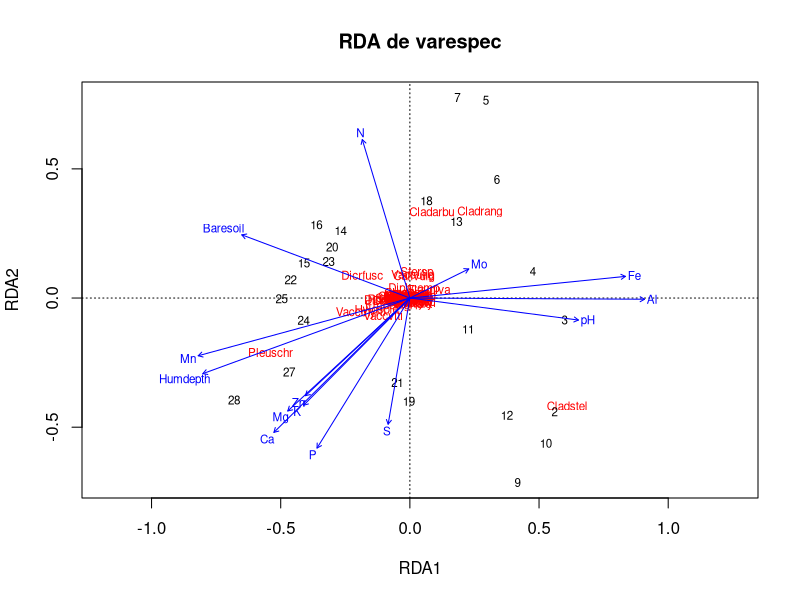

Here is the R script that generated this plot:
# Análisis de Redundancia (RDA)

# Librerías
library(vegan)

# Cargar datos
data(varespec)
data(varechem)

# Preprocesamiento: estandarización
spec <- decostand(varespec, method = "hellinger")

# Análisis
rda_res <- rda(spec ~ ., data = varechem)
print(summary(rda_res))

# Visualización
plot(rda_res, main = "RDA de varespec")

# Interpretación
# Este análisis permite evaluar cómo la variación en la composición de especies
# se explica por las variables ambientales en varechem.
